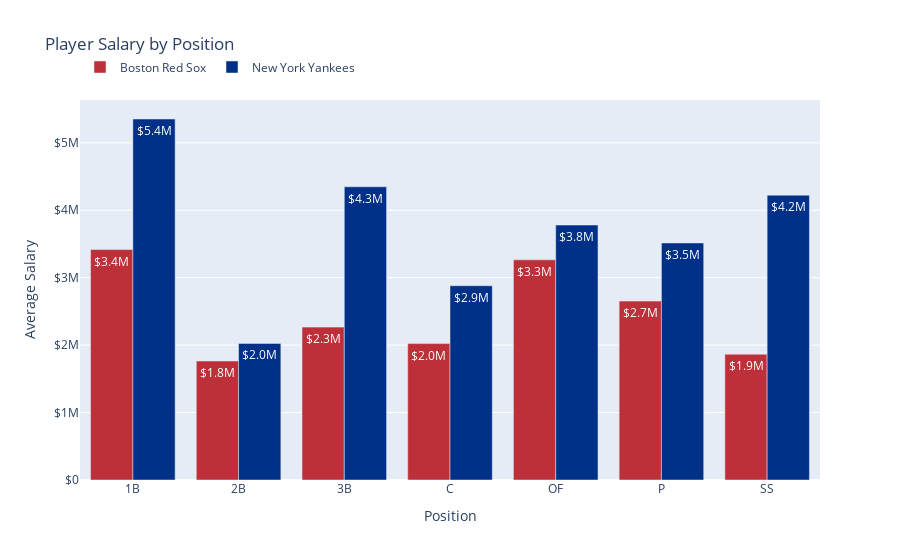

This figure's notebook cell:
### Code cell
fig = px.bar(
    avg_player_salary_by_pos,
    x="Position",
    y="avg_salary",
    color="Team",
    title="Player Salary by Position",
    text_auto="$.2s",
    barmode="group",
    color_discrete_map={"Boston Red Sox": "#BD3039", "New York Yankees": "#003087"},
)

fig.update_yaxes(title="Average Salary", tickprefix="$")

fig.update_layout(
    legend=dict(
        title="",
        orientation="h",
        yanchor="top",
        y=1.125,
        xanchor="left",
        x=0,
    )
)

fig.show()

### Figure 1 — Plotly figure (JSON) as saved in the notebook; plotly's stock layout.template omitted (floating-point values rounded to 4 significant figures)
{"data": [{"alignmentgroup": "True", "hovertemplate": "Team=Boston Red Sox<br>Position=%{x}<br>avg_salary=%{y}<extra></extra>", "legendgroup": "Boston Red Sox", "marker": {"color": "#BD3039", "pattern": {"shape": ""}}, "name": "Boston Red Sox", "offsetgroup": "Boston Red Sox", "orientation": "v", "showlegend": true, "textposition": "auto", "texttemplate": "%{y:$.2s}", "type": "bar", "x": ["1B", "2B", "3B", "C", "OF", "P", "SS"], "xaxis": "x", "y": [3417000.0, 1765000.0, 2267000.0, 2023000.0, 3266000.0, 2653000.0, 1866000.0], "yaxis": "y"}, {"alignmentgroup": "True", "hovertemplate": "Team=New York Yankees<br>Position=%{x}<br>avg_salary=%{y}<extra></extra>", "legendgroup": "New York Yankees", "marker": {"color": "#003087", "pattern": {"shape": ""}}, "name": "New York Yankees", "offsetgroup": "New York Yankees", "orientation": "v", "showlegend": true, "textposition": "auto", "texttemplate": "%{y:$.2s}", "type": "bar", "x": ["1B", "2B", "3B", "C", "OF", "P", "SS"], "xaxis": "x", "y": [5354000.0, 2025000.0, 4348000.0, 2881000.0, 3781000.0, 3516000.0, 4224000.0], "yaxis": "y"}], "layout": {"barmode": "group", "legend": {"orientation": "h", "title": {"text": ""}, "tracegroupgap": 0, "x": 0, "xanchor": "left", "y": 1.125, "yanchor": "top"}, "title": {"text": "Player Salary by Position"}, "xaxis": {"anchor": "y", "domain": [0, 1], "title": {"text": "Position"}}, "yaxis": {"anchor": "x", "domain": [0, 1], "tickprefix": "$", "title": {"text": "Average Salary"}}}}
